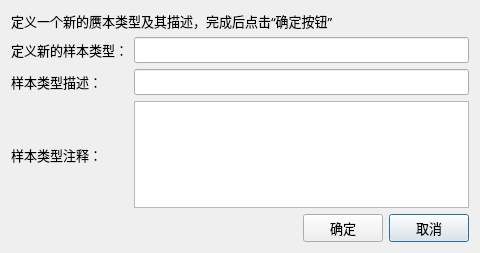
<?xml version="1.0" encoding="UTF-8"?>
<ui version="4.0">
 <class>AddSampleTypeDlg</class>
 <widget class="QDialog" name="AddSampleTypeDlg">
  <property name="geometry">
   <rect>
    <x>0</x>
    <y>0</y>
    <width>480</width>
    <height>253</height>
   </rect>
  </property>
  <property name="font">
   <font>
    <family>微软雅黑</family>
    <pointsize>10</pointsize>
   </font>
  </property>
  <property name="windowTitle">
   <string>Dialog</string>
  </property>
  <layout class="QGridLayout" name="gridLayout">
   <item row="3" column="1" colspan="4">
    <widget class="QTextEdit" name="teSampleComment"/>
   </item>
   <item row="1" column="0">
    <widget class="QLabel" name="label">
     <property name="sizePolicy">
      <sizepolicy hsizetype="Fixed" vsizetype="Preferred">
       <horstretch>0</horstretch>
       <verstretch>0</verstretch>
      </sizepolicy>
     </property>
     <property name="text">
      <string>定义新的样本类型：</string>
     </property>
    </widget>
   </item>
   <item row="3" column="0">
    <widget class="QLabel" name="label_3">
     <property name="sizePolicy">
      <sizepolicy hsizetype="Fixed" vsizetype="Preferred">
       <horstretch>0</horstretch>
       <verstretch>0</verstretch>
      </sizepolicy>
     </property>
     <property name="text">
      <string>样本类型注释：</string>
     </property>
    </widget>
   </item>
   <item row="4" column="4">
    <widget class="QPushButton" name="pbCancel">
     <property name="minimumSize">
      <size>
       <width>80</width>
       <height>0</height>
      </size>
     </property>
     <property name="maximumSize">
      <size>
       <width>80</width>
       <height>16777215</height>
      </size>
     </property>
     <property name="text">
      <string>取消</string>
     </property>
    </widget>
   </item>
   <item row="2" column="0">
    <widget class="QLabel" name="label_2">
     <property name="sizePolicy">
      <sizepolicy hsizetype="Fixed" vsizetype="Preferred">
       <horstretch>0</horstretch>
       <verstretch>0</verstretch>
      </sizepolicy>
     </property>
     <property name="text">
      <string>样本类型描述：</string>
     </property>
    </widget>
   </item>
   <item row="1" column="1" colspan="4">
    <widget class="QLineEdit" name="leSampleType">
     <property name="sizePolicy">
      <sizepolicy hsizetype="Preferred" vsizetype="Fixed">
       <horstretch>0</horstretch>
       <verstretch>0</verstretch>
      </sizepolicy>
     </property>
    </widget>
   </item>
   <item row="2" column="1" colspan="4">
    <widget class="QLineEdit" name="leSampleDesc"/>
   </item>
   <item row="0" column="0" colspan="5">
    <widget class="QLabel" name="label_4">
     <property name="text">
      <string>定义一个新的赝本类型及其描述，完成后点击“确定按钮”</string>
     </property>
    </widget>
   </item>
   <item row="4" column="3">
    <widget class="QPushButton" name="pbOK">
     <property name="minimumSize">
      <size>
       <width>80</width>
       <height>0</height>
      </size>
     </property>
     <property name="maximumSize">
      <size>
       <width>80</width>
       <height>16777215</height>
      </size>
     </property>
     <property name="text">
      <string>确定</string>
     </property>
    </widget>
   </item>
  </layout>
 </widget>
 <resources/>
 <connections/>
</ui>
